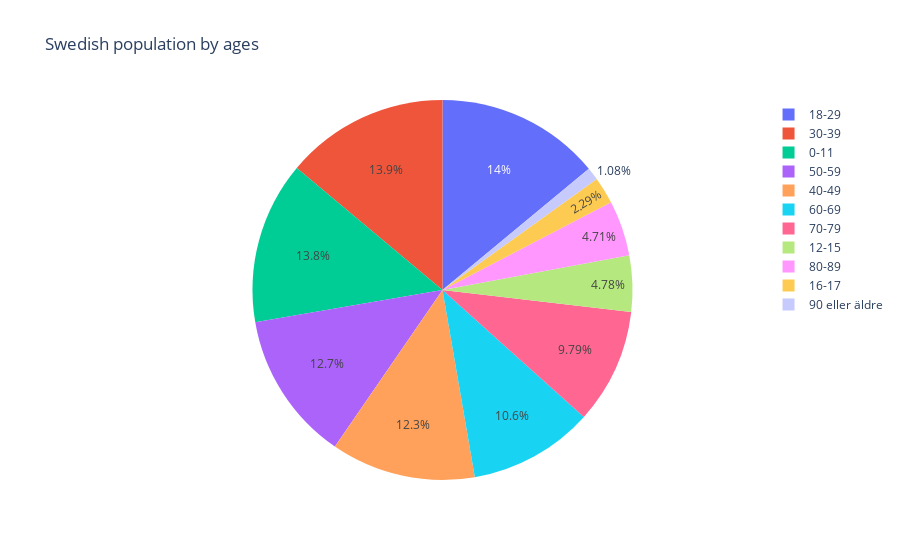

The cell this chart's notebook holds for it:
### Code cell
px.pie(age_frame, values = 'population', names = 'age_group', title = "Swedish population by ages")

### Figure 1 — Plotly figure (JSON) as saved in the notebook; plotly's stock layout.template omitted (floating-point values rounded to 4 significant figures)
{"data": [{"domain": {"x": [0, 1], "y": [0, 1]}, "hovertemplate": "age_group=%{label}<br>population=%{value}<extra></extra>", "labels": ["12-15", "16-17", "18-29", "30-39", "40-49", "50-59", "60-69", "70-79", "80-89", "90 eller äldre", "0-11"], "legendgroup": "", "name": "", "showlegend": true, "type": "pie", "values": [503831, 241539, 1475950, 1467590, 1298156, 1339798, 1121922, 1033113, 496750, 114141, 1456557]}], "layout": {"legend": {"tracegroupgap": 0}, "title": {"text": "Swedish population by ages"}}}
